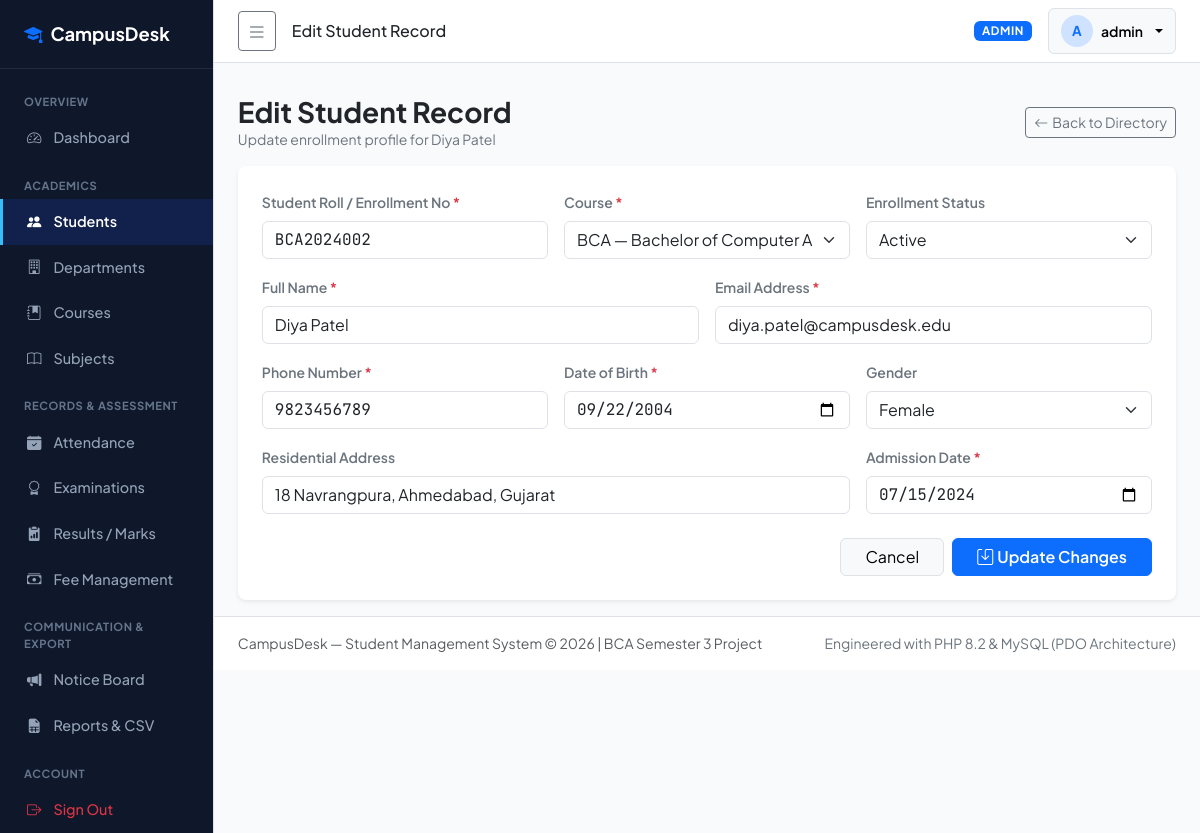
Screenshot of /admin/student_edit.php?id=2 (signed in) with the database file from the repository.
### tables this page shows
CREATE TABLE `students` (
  `student_id` INT AUTO_INCREMENT PRIMARY KEY,
  `student_code` VARCHAR(30) NOT NULL UNIQUE COMMENT 'Academic Roll Number / Enrollment No',
  `user_id` INT NULL UNIQUE COMMENT 'Linked user login account',
  `course_id` INT NOT NULL,
  `full_name` VARCHAR(100) NOT NULL,
  `email` VARCHAR(100) NOT NULL UNIQUE,
  `phone` VARCHAR(20) NOT NULL,
  `dob` DATE NOT NULL,
  `gender` ENUM('Male', 'Female', 'Other') NOT NULL,
  `address` TEXT NOT NULL,
  `admission_date` DATE NOT NULL,
  `enrollment_status` ENUM('Active', 'Graduated', 'Suspended', 'Withdrawn') NOT NULL DEFAULT 'Active',
  `created_at` TIMESTAMP DEFAULT CURRENT_TIMESTAMP,
  `updated_at` TIMESTAMP DEFAULT CURRENT_TIMESTAMP ON UPDATE CURRENT_TIMESTAMP,
  CONSTRAINT `fk_students_user` FOREIGN KEY (`user_id`) REFERENCES `users` (`user_id`) ON DELETE SET NULL ON UPDATE CASCADE,
  CONSTRAINT `fk_students_course` FOREIGN KEY (`course_id`) REFERENCES `courses` (`course_id`) ON DELETE RESTRICT ON UPDATE CASCADE,
  INDEX `idx_students_code` (`student_code`),
  INDEX `idx_students_course` (`course_id`),
  INDEX `idx_students_status` (`enrollment_status`)
);

CREATE TABLE `courses` (
  `course_id` INT AUTO_INCREMENT PRIMARY KEY,
  `dept_id` INT NOT NULL,
  `course_name` VARCHAR(120) NOT NULL,
  `course_code` VARCHAR(20) NOT NULL UNIQUE,
  `duration_years` DECIMAL(3,1) NOT NULL DEFAULT 3.0,
  `description` TEXT NULL,
  `status` ENUM('active', 'inactive') NOT NULL DEFAULT 'active',
  `created_at` TIMESTAMP DEFAULT CURRENT_TIMESTAMP,
  CONSTRAINT `fk_courses_dept` FOREIGN KEY (`dept_id`) REFERENCES `departments` (`dept_id`) ON DELETE RESTRICT ON UPDATE CASCADE,
  INDEX `idx_courses_dept` (`dept_id`)
);

### includes/functions.php (called while the page is built, shortened)
<?php
function e(?string $string): string {
    return htmlspecialchars((string)$string, ENT_QUOTES, 'UTF-8');
}

### admin/student_edit.php (the view, shortened to what this page needs)
<?php
require_once __DIR__ . '/../config/database.php';
require_once __DIR__ . '/../includes/functions.php';
$student_id = (int)($_GET['id'] ?? 0);
$stmt = $pdo->prepare("SELECT * FROM students WHERE student_id = :id");
$stmt->execute([':id' => $student_id]);
$student = $stmt->fetch();
$courses = $pdo->query("SELECT course_id, course_name, course_code FROM courses WHERE status = 'active' ORDER BY course_name ASC")->fetchAll();
require_once __DIR__ . '/../includes/header.php';
require_once __DIR__ . '/../includes/sidebar.php';
require_once __DIR__ . '/../includes/navbar.php';
?>
<div class="container-fluid px-4 py-3">
  <div class="d-flex justify-content-between align-items-center mb-3">
    <div>
      <h3 class="fw-bold text-dark mb-0">Edit Student Record</h3>
      <div class="text-secondary small">Update enrollment profile for <?= e($student['full_name']) ?></div>
    </div>
    <a href="students.php" class="btn btn-outline-secondary btn-sm"><i class="bi bi-arrow-left me-1"></i>Back to Directory</a>
  </div>
  <div class="card border-0 shadow-sm rounded-3 p-4 bg-white">
    <form method="POST" action="student_edit.php?id=<?= $student_id ?>" novalidate>
      <div class="row g-3 mb-3">
        <div class="col-md-4">
          <label for="student_code" class="form-label small fw-semibold text-secondary">Student Roll / Enrollment No <span class="text-danger">*</span></label>
          <input type="text" class="form-control tabular-nums" id="student_code" name="student_code" value="<?= e($student['student_code']) ?>" required>
        </div>
        <div class="col-md-4">
          <label for="course_id" class="form-label small fw-semibold text-secondary">Course <span class="text-danger">*</span></label>
          <select class="form-select" id="course_id" name="course_id" required>
            <?php foreach ($courses as $c): ?>
              <option value="<?= (int)$c['course_id'] ?>" <?= (int)$student['course_id'] === (int)$c['course_id'] ? 'selected' : '' ?>>
                <?= e($c['course_code']) ?> — <?= e($c['course_name']) ?>
              </option>
            <?php endforeach; ?>
          </select>
        </div>
        <div class="col-md-4">
          <label for="enrollment_status" class="form-label small fw-semibold text-secondary">Enrollment Status</label>
          <select class="form-select" id="enrollment_status" name="enrollment_status">
            <option value="Active" <?= $student['enrollment_status'] === 'Active' ? 'selected' : '' ?>>Active</option>
          </select>
        </div>
      </div>
      <div class="row g-3 mb-3">
        <div class="col-md-6">
          <label for="full_name" class="form-label small fw-semibold text-secondary">Full Name <span class="text-danger">*</span></label>
          <input type="text" class="form-control" id="full_name" name="full_name" value="<?= e($student['full_name']) ?>" required>
        </div>
        <div class="col-md-6">
          <label for="email" class="form-label small fw-semibold text-secondary">Email Address <span class="text-danger">*</span></label>
          <input type="email" class="form-control" id="email" name="email" value="<?= e($student['email']) ?>" required>
        </div>
      </div>
      <div class="row g-3 mb-3">
        <div class="col-md-4">
          <label for="phone" class="form-label small fw-semibold text-secondary">Phone Number <span class="text-danger">*</span></label>
          <input type="text" class="form-control tabular-nums" id="phone" name="phone" value="<?= e($student['phone']) ?>" required>
        </div>
        <div class="col-md-4">
          <label for="dob" class="form-label small fw-semibold text-secondary">Date of Birth <span class="text-danger">*</span></label>
          <input type="date" class="form-control tabular-nums" id="dob" name="dob" value="<?= e($student['dob']) ?>" required>
        </div>
        <div class="col-md-4">
          <label for="gender" class="form-label small fw-semibold text-secondary">Gender</label>
          <select class="form-select" id="gender" name="gender">
            <option value="Female" <?= $student['gender'] === 'Female' ? 'selected' : '' ?>>Female</option>
          </select>
        </div>
      </div>
      <div class="row g-3 mb-4">
        <div class="col-md-8">
          <label for="address" class="form-label small fw-semibold text-secondary">Residential Address</label>
          <input type="text" class="form-control" id="address" name="address" value="<?= e($student['address']) ?>">
        </div>
        <div class="col-md-4">
          <label for="admission_date" class="form-label small fw-semibold text-secondary">Admission Date <span class="text-danger">*</span></label>
          <input type="date" class="form-control tabular-nums" id="admission_date" name="admission_date" value="<?= e($student['admission_date']) ?>" required>
        </div>
      </div>
      <div class="d-flex justify-content-end gap-2">
        <a href="students.php" class="btn btn-light border px-4">Cancel</a>
        <button type="submit" class="btn btn-primary px-4 fw-semibold"><i class="bi bi-save me-1"></i>Update Changes</button>
      </div>
    </form>
  </div>
</div>
<?php require_once __DIR__ . '/../includes/footer.php'; ?>

### assets/css/style.css (style rules this page uses)
:root { --cd-primary: #1e40af; --cd-primary-dark: #0f2b48; --cd-primary-light: #3b82f6; --cd-sidebar-bg: #0f172a; --cd-sidebar-hover: #1e293b; --cd-surface: #ffffff; --cd-bg: #f8fafc; --cd-border: #e2e8f0; --cd-text-main: #0f172a; --cd-text-muted: #64748b; }
body { font-family: 'Plus Jakarta Sans', system-ui, -apple-system, BlinkMacSystemFont, 'Segoe UI', Roboto, sans-serif; background-color: var(--cd-bg); color: var(--cd-text-main); min-height: 100vh; }
.tabular-nums, td.metric, .badge-mono { font-family: 'JetBrains Mono', monospace; font-variant-numeric: tabular-nums; }

### rows the page displays
students: full_name "Diya Patel", student_code "BCA2024002", course_id "BCA — Bachelor of Computer Applications", enrollment_status "Active", email "diya.patel@campusdesk.edu", phone "9823456789", dob "09/22/2004", gender "Female", address "18 Navrangpura, Ahmedabad, Gujarat", admission_date "07/15/2024"

### other values shown
$page_title "Edit Student Record"
$user['role'] "ADMIN"
substr($user['full_name'] ?? 'U', 0, 1) "A"
$user['full_name'] "admin"
